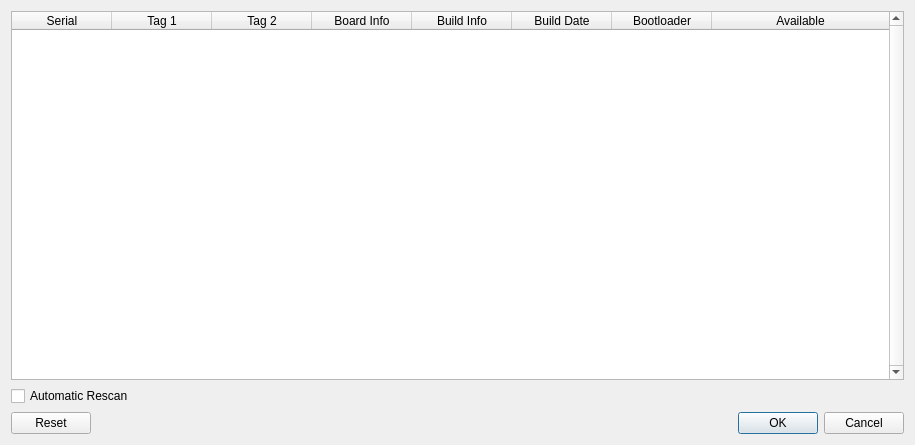
<?xml version="1.0" encoding="UTF-8"?>
<ui version="4.0">
 <class>TCPScanDialog</class>
 <widget class="QDialog" name="TCPScanDialog">
  <property name="geometry">
   <rect>
    <x>0</x>
    <y>0</y>
    <width>915</width>
    <height>445</height>
   </rect>
  </property>
  <property name="windowTitle">
   <string>TCP Devices</string>
  </property>
  <layout class="QVBoxLayout" name="verticalLayout">
   <item>
    <widget class="QTableWidget" name="tableWidget">
     <property name="verticalScrollBarPolicy">
      <enum>Qt::ScrollBarAlwaysOn</enum>
     </property>
     <property name="editTriggers">
      <set>QAbstractItemView::NoEditTriggers</set>
     </property>
     <property name="selectionBehavior">
      <enum>QAbstractItemView::SelectRows</enum>
     </property>
     <property name="horizontalScrollMode">
      <enum>QAbstractItemView::ScrollPerPixel</enum>
     </property>
     <attribute name="horizontalHeaderHighlightSections">
      <bool>false</bool>
     </attribute>
     <attribute name="horizontalHeaderStretchLastSection">
      <bool>true</bool>
     </attribute>
     <attribute name="verticalHeaderVisible">
      <bool>false</bool>
     </attribute>
     <column>
      <property name="text">
       <string>Serial</string>
      </property>
     </column>
     <column>
      <property name="text">
       <string>Tag 1</string>
      </property>
     </column>
     <column>
      <property name="text">
       <string>Tag 2</string>
      </property>
     </column>
     <column>
      <property name="text">
       <string>Board Info</string>
      </property>
     </column>
     <column>
      <property name="text">
       <string>Build Info</string>
      </property>
     </column>
     <column>
      <property name="text">
       <string>Build Date</string>
      </property>
     </column>
     <column>
      <property name="text">
       <string>Bootloader</string>
      </property>
     </column>
     <column>
      <property name="text">
       <string>Available</string>
      </property>
     </column>
    </widget>
   </item>
   <item>
    <widget class="QCheckBox" name="automaticRescan">
     <property name="text">
      <string>Automatic Rescan</string>
     </property>
    </widget>
   </item>
   <item>
    <widget class="QDialogButtonBox" name="buttonBox">
     <property name="orientation">
      <enum>Qt::Horizontal</enum>
     </property>
     <property name="standardButtons">
      <set>QDialogButtonBox::Cancel|QDialogButtonBox::Ok|QDialogButtonBox::Reset</set>
     </property>
    </widget>
   </item>
  </layout>
 </widget>
 <resources/>
 <connections>
  <connection>
   <sender>buttonBox</sender>
   <signal>accepted()</signal>
   <receiver>TCPScanDialog</receiver>
   <slot>accept()</slot>
   <hints>
    <hint type="sourcelabel">
     <x>257</x>
     <y>435</y>
    </hint>
    <hint type="destinationlabel">
     <x>157</x>
     <y>274</y>
    </hint>
   </hints>
  </connection>
  <connection>
   <sender>buttonBox</sender>
   <signal>rejected()</signal>
   <receiver>TCPScanDialog</receiver>
   <slot>reject()</slot>
   <hints>
    <hint type="sourcelabel">
     <x>325</x>
     <y>435</y>
    </hint>
    <hint type="destinationlabel">
     <x>286</x>
     <y>274</y>
    </hint>
   </hints>
  </connection>
 </connections>
</ui>
